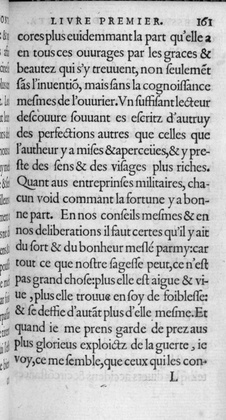
%> input picture BRom_Montaigne1_0177.jpg, 226 x 420 px, shrunk from 1000 x 1856 before the run
$ octave basicFunctionTest.m   (GNU Octave 9; MATLAB toolbox functions it lacks are replaced by stand-ins)
%> lines starting %> are read from the running program, lines starting %| are printed output that depends on the picture; in (x1, y1, x2, y2) boxes, pixels count from 0 and x2, y2 are one past the last pixel; in counts of white or black regions, pixels touching at a corner belong together; the program's own positions count from 1
%> further down, ImgTest is the input picture: size 420x226 uint8; min 0, max 255, mean 190.3
### TestwordSpottingBasicOperation.m
function [croppedImg] = TestwordSpottingBasicOperation(Img)


level = graythresh(Img);
%> level = 0.608
%level = 0.6500;
Img1 = im2bw(Img,level);
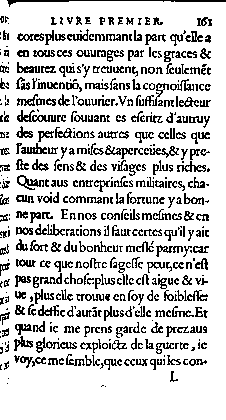
%> Img1: size 420x226 logical; 80.9% white; black in thin lines or dots
% imwrite(Img1, 'E:\otsuImage.png');

% ImgNiBlack = niblack(Img);
% imwrite(ImgNiBlack, 'E:\niBlackImage.png');
% figure, imshow(Img1);


%% For Horizontal RLSA
% Inverting the image
Img1 = imcomplement(Img1);
%> Img1: size 420x226 logical; 19.1% white in thin lines or dots

beforeRLSA = ApplyMorphology(Img1,false);
[getAvgHeight,getAvgWidth] = AnalyzeCharacterComponent(beforeRLSA);
horiRLSAThresh = ceil((getAvgHeight*50)/100);
verRLSAThresh = ceil((getAvgHeight*10)/100);

% generating histogram matrix
[nRw nCol] = size(Img1);
L_1 = ceil((nRw*2)/3);
L_2 = ceil((nRw*1)/50);
L_3 = ceil((nRw*1)/20);

nColOfKernel = 5;
% borderKernel = zeros(L_2,nColOfKernel);

verticalHistMat = zeros(nRw,nCol);
conditionFlagOfX0 = 0;

collectX0 = zeros((ceil(nCol/5)),1);
X0 = -1;
cnt = 1;
for j = 1:1:nCol % iterate for each column
    indexes = find(Img1(:,j));


    if((length(indexes)) > 1)
        nForeGrndPixels = length(indexes);
        verticalHistMat((nRw-(nForeGrndPixels-1)):nRw,j) = 1;

        if( ((j<=(ceil(nCol/5)))&&(nForeGrndPixels > L_3)) || ((j<=(ceil(nCol/5)))&&(nForeGrndPixels < L_2)) )
            %         if ((j<=(ceil(nCol/5)))&&(nForeGrndPixels > L_2))
            collectX0(cnt,1) = j;
            conditionFlagOfX0 = 1;
            cnt = cnt +1;
        end
    end
end
if(conditionFlagOfX0 == 1) % if there is some unwanted tezt/portion at the left of the page then it will be detected.
    [~,~,nonZeroVal]= find(collectX0);
    X0 = min(nonZeroVal);
end

%% For getting the starting of the text in the image
if(conditionFlagOfX0 == 0)
    X0 = -1;
    X1 = -1;
    X2 = -1;
end

conditionFlagOfX1 = 0;
if(conditionFlagOfX0 ~= 0)
    for j = 1:1:(ceil(nCol/3)) % iterate for each column
        tempMat = verticalHistMat((nRw-(L_2-1)):nRw,j:(j+(nColOfKernel-1)));
        %         if(j>18)
        %             disp('just check');
        %         end
        % checking if all the element in the first col of tempMat is 1 or not
        nElement_1st = find(tempMat(:,1));
        if(length(nElement_1st) == L_2)
            nElement_2nd = find(tempMat(:,2));
            nElement_3rd = find(tempMat(:,3));
            nElement_4th = find(tempMat(:,4));
            nElement_5th = find(tempMat(:,5));
            if(((isempty(nElement_2nd))||(length(nElement_2nd) < L_2))&&((isempty(nElement_3rd))||(length(nElement_3rd) < L_2))...
                    &&((isempty(nElement_4th))||(length(nElement_4th) < L_2))&&((isempty(nElement_5th))||(length(nElement_5th) < L_2)))
                if(j > X0)
                    X1 = j;
                    conditionFlagOfX1 = 1;
                    break;
                end
            end
        end
    end
end
if(conditionFlagOfX1 == 0)
    X0 = -1;
    X1 = -1;
    X2 = -1;
end

X2 = -1;
if(conditionFlagOfX1 ~= 0)
    for j = X1:1:(ceil(nCol/3)) % iterate for each column
        tempMat = verticalHistMat((nRw-(L_2-1)):nRw,j:(j+nColOfKernel));
        nElement_5th = find(tempMat(:,nColOfKernel));
        if(length(nElement_5th) == L_2)
            nElement_2nd = find(tempMat(:,2));
            nElement_3rd = find(tempMat(:,3));
            nElement_4th = find(tempMat(:,4));
            nElement_1st = find(tempMat(:,1));

            if(((isempty(nElement_2nd))||(length(nElement_2nd) < L_2))&&((isempty(nElement_3rd))||(length(nElement_3rd) < L_2))...
                    &&((isempty(nElement_4th))||(length(nElement_4th) < L_2))&&((isempty(nElement_1st))||(length(nElement_1st) < L_2)))

                if(j>X1)
                    X2 = j;
                    break;
                end
            end
        end
    end
end
startText = 1;
if(X0 == -1)
    startText = 1;

elseif(X2 == -1)
    startText = X0 + (ceil((X1 - X0)/2));

elseif(X2 ~= -1)
    startText = X1 + (ceil((X2 - X1)/2));
end

%% For getting the end of the text in the page
conditionFlagOfX3 = 0;
for j = ((ceil(nCol/2))+(ceil(nCol/4))):1:(nCol-(nColOfKernel-1)) % iterate for each column
    tempMat = verticalHistMat((nRw-(L_2-1)):nRw,j:(j+nColOfKernel));

    % checking if all the element in the first col of tempMat is 1 or not
    nElement_1st = find(tempMat(:,1));
    if(length(nElement_1st) == L_2)
        nElement_2nd = find(tempMat(:,2));
        nElement_3rd = find(tempMat(:,3));
        nElement_4th = find(tempMat(:,4));
        nElement_5th = find(tempMat(:,5));
        if(((isempty(nElement_2nd))||(length(nElement_2nd) < L_2))&&((isempty(nElement_3rd))||(length(nElement_3rd) < L_2))...
                &&((isempty(nElement_4th))||(length(nElement_4th) < L_2))&&((isempty(nElement_5th))||(length(nElement_5th) < L_2)))

            X3 = j;
            conditionFlagOfX3 = 1;
            break;
        end
    end
end
% endText = 0;
if(conditionFlagOfX3 == 1)
    endText = X3;
else
    endText = nCol;
end
% [72 lines of commented-out code are left out]

%%
if((((size(Img1,2)) - endText) > 10))%&&((nRw-bottomEnd)>10))
    %Img1 = Img1(topStart:bottomEnd+10,startText:endText+10); % just to give some relaxation
    Img1 = Img1(:,startText:endText+10);
else
    %Img1 = Img1(topStart:bottomEnd,startText:endText);
    Img1 = Img1(:,startText:endText);
end
% figure,imshow(verticalHistMat),impixelinfo;
% figure,imshow(Img1),impixelinfo;

[nRwRefined nColRefined] = size(Img1);
horiHistMat = zeros(nRwRefined,nColRefined);

blackPixelMat = zeros((size(Img1,1)),1);
for p = 1:(size(Img1,1))
    indexes = find(Img1(p,:));
    blackPixelMat(p,1) = (length(indexes));
    if((length(indexes)) >= 1)
        nForeGrndPixels = length(indexes);
        horiHistMat(p,1:nForeGrndPixels) = 1;

    end
end

storLineIndex = zeros((size(blackPixelMat,1)),3); % the second cell will say whether his line is drawn or not
cnt = 1;
thresh = find(blackPixelMat<=10); % indexes of values less than 15, cell having 0 will also come
nonZeroThresh = blackPixelMat(thresh,1); % getting the values at the indexes
[~,~,nonZeroThresh] = find(nonZeroThresh);% removing zeros from the matrix
threshVal = ceil(mean(nonZeroThresh)); % obtaining the threshold

mostProminentLine = zeros(size(blackPixelMat,1),3); % the first cell is the top line and second cell is the bottom line index
enterFlag = 0;
counter = 1;
for p = 1:(size(blackPixelMat,1))


    if(((blackPixelMat(p,1)) <= threshVal) && ((blackPixelMat(p,1)) >= 1) )

        % will enter here for one time only; so we get the first top line
        % index
        if(cnt == 1) % will enter here only when (blackPixelMat(p,1)) <= threshVal)  will satisfy
            storLineIndex(cnt,1) = p;
            storLineIndex(cnt,2) = p;
            storLineIndex(cnt,3) = 1; % mean this index is dran as line
            lastDrawnLine = cnt;
            cnt = cnt+1;
        elseif(cnt > 1) % means alreay first line has been drawn
            getPreP = storLineIndex(lastDrawnLine,2);
            if(((p - getPreP)>=(ceil((getAvgHeight*80)/100)))) % greater than 80 % of average height
%                 Y = [p p];
%                 X = [1 nColRefined];
%                 line(X,Y);
                storLineIndex(cnt,1) = getPreP;
                storLineIndex(cnt,2) = p;
                storLineIndex(cnt,3) = (p - getPreP);% mean this index is dran as line
                % [16 lines of commented-out code are left out]
                lastDrawnLine = cnt;
                cnt = cnt +1;

            end

        end

    end

end

if(~isempty(storLineIndex))
    storLineIndex = storLineIndex(1:(cnt-1),:);
    [~,Index] = sort(storLineIndex(:,3));
    storLineIndex = storLineIndex(Index,:);
    for bestLn = 2:1:size(Index,1) % running for all the lines; 1st row is ignored as it is just the top most line
         top = storLineIndex(bestLn,1);
         bottom = storLineIndex(bestLn,2);
         span = bottom - top;
         nSuchRow = 0;
         for inLine = top:1:bottom

             if(blackPixelMat(inLine,1) > getAvgWidth)
                 nSuchRow = nSuchRow +1;
             end
         end
         if(nSuchRow > ((span*80)/100))
             break
         end
    end
end
bestLineIndex = storLineIndex(bestLn,:);
distHist = zeros(100,1);
totalNoOfcom = 1;
% whyDiff = 1;
for m = 1:1:size(bestLineIndex,1)
    top = bestLineIndex(m,1);
    bottom = bestLineIndex(m,2);
    croppedImg = Img1(top:bottom,1:nColRefined);
%     figure, imshow(croppedImg);
    analyzedCom = simpleAnalyzeComponent(croppedImg);
    %     holdMinCol = zeros((size(analyzedCom,1)),1);
    %     holdMaxCol = zeros((size(analyzedCom,1)),1);
    for n = 1:1:((size(analyzedCom,1))-1) % as we operate on next element also
        %         holdMinCol(n,1) = analyzedCom{n,1}(1,4);
        %         holdMaxCol(n,1) = analyzedCom{n,1}(4,4);
        maxColOfFirst = analyzedCom{n,1}(4,4);
        minColOfSecond = analyzedCom{n+1,1}(1,4);
        if(minColOfSecond > maxColOfFirst )
            dist = ceil(minColOfSecond - maxColOfFirst);
            if(dist <= 100)
                distHist(dist,1) = distHist(dist,1)+1;

                %             else
                %                 disp('I dont require you');
            end
            %             whyDiff = whyDiff + 1;
            totalNoOfcom = totalNoOfcom +1;
        end

    end
end

reqNoOfComponent = ceil((totalNoOfcom * 55)/100);
[sortedVal,Index] = sort(distHist,1,'descend');
cumuliSum = 0;
threshDist = 0;
for d = 1:1:(size(sortedVal,1))
    cumuliSum = cumuliSum + sortedVal(d,1);
    threshDist = threshDist + Index(d,1);
    if(cumuliSum >= reqNoOfComponent)
        break;
    end
end
RLSAThresh = ceil(threshDist/d);


% figure,imshow(horiHistMat),impixelinfo;


horiRLSAThresh = (horiRLSAThresh + RLSAThresh)/2;


parfor p=1:(size(Img1,1))
    Img1(p,:) = RLSATest(Img1(p,:),horiRLSAThresh);
end

% % For Vertical RLSA
% % Inverting the image
Img2 = Img1; % after horizontal RLSA

clear Img1;
parfor io=1:(size(Img2,2))
    RLSAmat = RLSATest((Img2(:,io))',verRLSAThresh);
    Img2(:,io) = RLSAmat';
end

afterVerticalRLSA = ApplyMorphology(Img2,true);
% figure,imshow(afterVerticalRLSA);
return;
end
function[BW2] =  ApplyMorphology(BW2,applyFlag)
%> called with applyFlag = false
% SE = strel('square', 3); % generating a structuring element of 3*3 square
% BW2 = bwmorph(BW2,'bridge');
% BW2 = bwmorph(BW2,'fill');
BW2 = bwmorph(BW2,'majority');
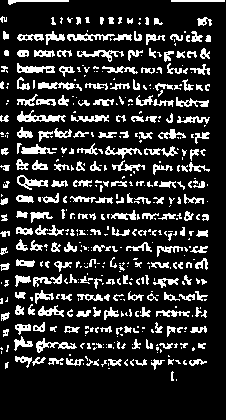
%> BW2: size 420x226 logical; 17.1% white in thin lines or dots
BW2 = bwmorph(BW2,'clean');
%> BW2: size 420x226 logical; 17.1% white in thin lines or dots
BW2 = bwmorph(BW2,'spur');
%> BW2: size 420x226 logical; 17.1% white in thin lines or dots

% [4 lines of commented-out code are left out]
BW2 = bwmorph(BW2,'majority');
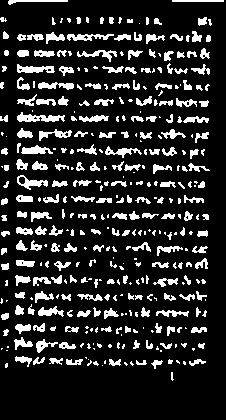
%> BW2: size 420x226 logical; 15.7% white; 379 white regions (164 under 20 px), largest, box (x1, y1, x2, y2) and area: (17, 112, 65, 122) 270, (17, 64, 55, 73) 214, (67, 34, 114, 41) 197
BW2 = bwmorph(BW2,'clean');
BW2 = bwmorph(BW2,'spur');
return;
end
% As in the undilated image, the same word can be conisdered as two seperate words in CC labelling
% so dilation is required, here we don't want to dilate original image,
% so we made a copy, CC labelling algo will run on the dilated image
% bwDilate = BW2;
% bwDilate = imclose(bwDilate,SE);  % Dilating with the structuring element
% figure,imshow(bwDilate);

### AnalyzeCharacterComponent.m
function [avgHght,avgWdth] = AnalyzeCharacterComponent(beforeRLSARef)
binarisedImg = beforeRLSARef;
CC = bwconncomp(binarisedImg);
%> CC = 374 connected components
L = labelmatrix(CC);
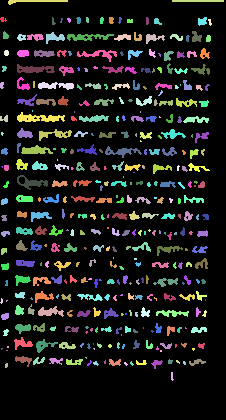
%> L: size 420x226 uint16; 375 distinct labels, from 0 to 374; one colour per label, 0 black

% RGB2 = label2rgb(L, 'lines', 'c', 'shuffle');

%% now we will pick up the coordinates of the connected component's pixels
% locations and store them in respective array,
totalComponent = max(max(L)); % number of connected component present in the image
%> totalComponent = 374
% Initialising the matrix
HoldConnecCom  = cell(totalComponent, 1);
%> HoldConnecCom = 374 items
HoldConnecComRefined = cell(totalComponent, 1);
%> HoldConnecComRefined = 374 items
for Ini = 1:totalComponent
    HoldConnecCom{Ini,1}(1,1) = 0;
    HoldConnecCom{Ini,1}(1,2) = 0;

    HoldConnecComRefined{Ini,1}(1,1) = 0;
    HoldConnecComRefined{Ini,1}(1,2) = 0;

end

for ConnComX = 1:1:size(L,1)
    for ConnComY = 1:1:size(L,2)
        if (L(ConnComX,ConnComY)~=0)
            s = L(ConnComX,ConnComY);
            if(HoldConnecCom{s,1}(1,1)==0)
                HoldConnecCom{s,1}(1,1) = ConnComX;
                HoldConnecCom{s,1}(1,2) = ConnComY;
            else
                HoldConnecCom{s,1}(end+1,1) = ConnComX;
                HoldConnecCom{s,1}(end,2) = ConnComY;
            end
        end
    end
end
%> after the loop, s = 306

p=1;
% ComponentHeightHist = zeros(totalComponent,1);
% ComponentAreaHist = zeros(totalComponent,1);
ComponentHghtWdth = zeros(totalComponent,2);
%HoldConnecCom1  = nan{Mx, 1};
for AccesEachCell = 1:1:totalComponent
    if (size((HoldConnecCom{AccesEachCell,1}),1)>=30) % for ignoring the unnecessary component
        HoldConnecComRefined{p,1} = HoldConnecCom{AccesEachCell,1};
        % from the next statement we are getting the minimum row, i.e
        % minimum at the Y direction
        [minRow] = min(HoldConnecComRefined{p,1}(:,1));
        % now we will find out the minimum Col, i.e. in the X direction
        [minCol] = min(HoldConnecComRefined{p,1}(:,2));

        % for the top left most corner
        HoldConnecComRefined{p,1}(1,3) = minRow;%holding the min row; i.e. minimum at the Y direction
        HoldConnecComRefined{p,1}(1,4) = minCol;%holding the min value col; i.e. minimum at the X direction

        % for the top right most corner
        [maxCol] = max(HoldConnecComRefined{p,1}(:,2));
        % for the top right most corner
        HoldConnecComRefined{p,1}(2,3) = minRow;%holding the min value of row; i.e. minimum at the Y direction
        HoldConnecComRefined{p,1}(2,4) = maxCol;%holding the max value of col; i.e. minimum at the X direction

        %for the bottom left most corner from next statement we are getting the
        %maximum of row; i.e in the Y direction
        [maxRow] = max(HoldConnecComRefined{p,1}(:,1));

        HoldConnecComRefined{p,1}(3,3) = maxRow;%holding the max of row; i.e. in the Y direction
        HoldConnecComRefined{p,1}(3,4) = minCol;%holding the min of Col i.e. in the X direction

        %for the bottom right most corner
        HoldConnecComRefined{p,1}(4,3) = maxRow;%holding the max value of X coordinate
        HoldConnecComRefined{p,1}(4,4) = maxCol;%holding the max value of the Y coordinate

        Y = [HoldConnecComRefined{p,1}(1,3) HoldConnecComRefined{p,1}(3,3)];
        X = [HoldConnecComRefined{p,1}(1,4) HoldConnecComRefined{p,1}(2,4)];
        %          line(X,Y);

        Wdth = X(2)-X(1);

        % [13 lines of commented-out code are left out]
        Hght = Y(2)-Y(1);
        if ((Hght>0)&&(Wdth>0))
            %             [r,~] = find((ComponentHeightHist(:,1))==Hght);

            % for eliminating those component whose height & width don't overcome
            % the threshold parameter.
            ComponentHghtWdth(p,1) = Hght; % storing component height
            ComponentHghtWdth(p,2) = Wdth; % storing component width
            % [18 lines of commented-out code are left out]
            p = p+1;
        end
    end
end
%> this loop made 374 passes
%> (minRow, minCol, maxCol, maxRow, Y, Wdth, Hght) on passes 3, 6, 8, 10, 11, 12, 13, 16: (116, 1, 8, 122, [116 122], 7, 6), (149, 2, 8, 155, [149 155], 6, 6), (199, 2, 8, 205, [199 205], 6, 6), (232, 2, 10, 237, [232 237], 8, 5), (249, 2, 7, 255, [249 255], 5, 6), (264, 2, 9, 270, [264 270], 7, 6), (314, 2, 9, 320, [314 320], 7, 6), (32, 4, 9, 39, [32 39], 5, 7)
%> after the loop, ComponentHghtWdth = 374 rows, first 12: [6 7; 6 6; 6 6; 5 8; 6 5; 6 7; 6 7; 7 5; 4 59; 12 18; 10 15; 6 9]; Wdth = 4; X = [207 211]; Y = [36 42]; maxCol = 211; maxRow = 42; minCol = 207; minRow = 36; p = 173

% As HoldConnecComRefined is the refined version of HoldConnecCom, where the
% component size is more than 30 pixels, so it may be possible that
% HoldConnecComRefined size is not same as HoldConnecCom; it may be less than
% HoldConnecCom. If it is then calculate the difference in length and those
% cell will contain zero. Now if any cell is containing zero then we need
% to remove it
% if((p-1) <= totalComponent)       % p-1 bcoz of the last increment bfore leaving the loop
%     %cnt = 0;
%     HoldConnecComMoreRefined = cell((p-1), 1);
%     for getCell = 1:1:(p-1)
%         HoldConnecComMoreRefined{getCell,1} = HoldConnecComRefined{getCell,1} ;
%         % cnt = cnt+1;
%     end
% else
%     HoldConnecComMoreRefined = HoldConnecComRefined;
% end
% clear HoldConnecComRefined;

[~,~,ComponentHght] = find(ComponentHghtWdth(:,1));
%> ComponentHght = 172 values from 1 to 14
[~,~,ComponentWdth] = find(ComponentHghtWdth(:,2));
%> ComponentWdth = 172 values from 4 to 59
avgHght = nanmean(ComponentHght);
%> avgHght = 7.29
avgWdth = nanmean(ComponentWdth);
%> avgWdth = 14.28
% [60 lines of commented-out code are left out]

return;
end

### RLSATest.m
function matrixOperated = RLSATest(x,C)
% Data
% x=[0 0 0 1 0 0 0 0 0 1 0 1 0 0 0 0 1 0 0 0 0 0 0 0 1 1 0 0 0
% 0 0 0 1 1 0 0 0 0 0 0 0 1 0 0 0 0 1 0 1 0 0 0 0 0 1 0 0 0];
% C = 6;


% Engine
[m ~] = size(x);
xx = [ones(m,1) x ones(m,1)];
xx = reshape(xx',1,[]);
d = diff(xx);
start = find(d==-1); % Starting of series of 1's
stop = find(d==1); % Ending of series of 1's
lgt = stop-start;
b = lgt <= C;
d(start(b)) = 0;
d(stop(b)) = 0;
yy = cumsum([1 d]);
yy = reshape(yy, [], m)';
y = yy(:,2:end-1);
matrixOperated = y;

### simpleAnalyzeComponent.m
function [FilteredConnectedCom] = simpleAnalyzeComponent(binarisedImg)
% binarisedImg = afterRLSARef;
CC = bwconncomp(binarisedImg);
L = labelmatrix(CC);

% RGB2 = label2rgb(L, 'lines', 'c', 'shuffle');

%% now we will pick up the coordinates of the connected component's pixels
% locations and store them in respective array,
totalComponent = max(max(L)); % number of connected component present in the image
% Initialising the matrix
HoldConnecCom  = cell(totalComponent, 1);
HoldConnecComRefined = cell(totalComponent, 1);
for Ini = 1:totalComponent
    HoldConnecCom{Ini,1}(1,1) = 0;
    HoldConnecCom{Ini,1}(1,2) = 0;

    HoldConnecComRefined{Ini,1}(1,1) = 0;
    HoldConnecComRefined{Ini,1}(1,2) = 0;

end

for ConnComX = 1:1:size(L,1)
    for ConnComY = 1:1:size(L,2)
        if (L(ConnComX,ConnComY)~=0)
            s = L(ConnComX,ConnComY);
            if(HoldConnecCom{s,1}(1,1)==0)
                HoldConnecCom{s,1}(1,1) = ConnComX;
                HoldConnecCom{s,1}(1,2) = ConnComY;
            else
                HoldConnecCom{s,1}(end+1,1) = ConnComX;
                HoldConnecCom{s,1}(end,2) = ConnComY;
            end
        end
    end
end

holdMinColArr = zeros(totalComponent,2);
cnt = 1;
for AccesEachCell = 1:1:totalComponent
    if (size((HoldConnecCom{AccesEachCell,1}),1)>=30) % for ignoring the unnecessary component
        HoldConnecComRefined{cnt,1} = HoldConnecCom{AccesEachCell,1};
        % from the next statement we are getting the minimum row, i.e
        % minimum at the Y direction
        [minRow] = min(HoldConnecComRefined{cnt,1}(:,1));
        % now we will find out the minimum Col, i.e. in the X direction
        [minCol] = min(HoldConnecComRefined{cnt,1}(:,2));

        % for the top left most corner
        HoldConnecComRefined{cnt,1}(1,3) = minRow;%holding the min row; i.e. minimum at the Y direction
        HoldConnecComRefined{cnt,1}(1,4) = minCol;%holding the min value col; i.e. minimum at the X direction

        % for the top right most corner
        [maxCol] = max(HoldConnecComRefined{cnt,1}(:,2));
        % for the top right most corner
        HoldConnecComRefined{cnt,1}(2,3) = minRow;%holding the min value of row; i.e. minimum at the Y direction
        HoldConnecComRefined{cnt,1}(2,4) = maxCol;%holding the max value of col; i.e. minimum at the X direction

        %for the bottom left most corner from next statement we are getting the
        %maximum of row; i.e in the Y direction
        [maxRow] = max(HoldConnecComRefined{cnt,1}(:,1));

        HoldConnecComRefined{cnt,1}(3,3) = maxRow;%holding the max of row; i.e. in the Y direction
        HoldConnecComRefined{cnt,1}(3,4) = minCol;%holding the min of Col i.e. in the X direction

        %for the bottom right most corner
        HoldConnecComRefined{cnt,1}(4,3) = maxRow;%holding the max value of X coordinate
        HoldConnecComRefined{cnt,1}(4,4) = maxCol;%holding the max value of the Y coordinate

        holdMinColArr(cnt,1) = minCol;%keeping the minimum column
        holdMinColArr(cnt,2) = cnt; % keeping the index
        cnt = cnt+1;

    end
end

% for sorting the array from left to right

holdMinColArr = holdMinColArr(1:(cnt-1),:);% removing the zeros
[~,Index] = sort(holdMinColArr(:,1)); % sorting the array
holdMinColArr = holdMinColArr(Index,:);

if((cnt-1)<= (size(holdMinColArr,1)))       % p-1 bcoz of the last increment bfore leaving the loop
    HoldConnecComMoreRefined = cell((size(holdMinColArr,1)), 1);
    for getCell = 1:1:(size(holdMinColArr,1))
        sortedIndex = holdMinColArr(getCell,2); % getting the index
        HoldConnecComMoreRefined{getCell,1} = HoldConnecComRefined{sortedIndex,1};
    end
else
    HoldConnecComMoreRefined = HoldConnecComRefined;
end
clear HoldConnecComRefined;

FilteredConnectedCom = HoldConnecComMoreRefined;

return;
end

### basicFunctionTest.m
tic;
close all;
clear  all;clc;

% wordSpottingBatchOperationOfflineMode(ImgTest);
tic;
close all;
clear  all;clc;
ImgTest = imread('BRom_Montaigne1_0177.jpg');
% figure,imshow(ImgTest);
if(size(ImgTest,3)==3)
    ImgTest = rgb2gray(ImgTest);
end
ImgTest = uint8(ImgTest);
[lineWord] = TestwordSpottingBasicOperation(ImgTest);
%> in TestwordSpottingBasicOperation, `[getAvgHeight,getAvgWidth] = AnalyzeCharacterComponent(beforeRLSA);`: getAvgHeight = 7.29; getAvgWidth = 14.28
%> in TestwordSpottingBasicOperation, `horiRLSAThresh = ceil((getAvgHeight*50)/100);`: horiRLSAThresh = 4
%> in TestwordSpottingBasicOperation, `verRLSAThresh = ceil((getAvgHeight*10)/100);`: verRLSAThresh = 1
%> the loop in TestwordSpottingBasicOperation, `for j = 1:1:nCol` made 226 passes
%> (indexes, nForeGrndPixels) on passes 11 to 15: ([1; 2; 3; 4; 5], 5), ([1; 2; 3; 4], 4), ([1; 2; 3; 4], 4), ([1; 2; 3], 3), ([1; 2; 3; 341; 342; 350; 351; 357], 8)
%> after the loop in TestwordSpottingBasicOperation, `for j = 1:1:nCol`:
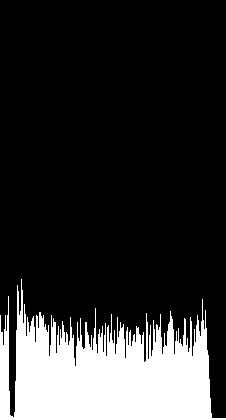
%> verticalHistMat: size 420x226 double; values 0 (black) and 1 (white), 19.1% white; 1 white region, box (x1, y1, x2, y2) and area: (0, 279, 226, 420) 18141
%> after the loop in TestwordSpottingBasicOperation, `for j = 1:1:nCol`: collectX0 = 46 values from 1 to 46; nForeGrndPixels = 2
%> in TestwordSpottingBasicOperation, `[~,~,nonZeroVal]= find(collectX0);`: nonZeroVal = 46 values from 1 to 46
%> (the rest of the program and of its run is left out)
